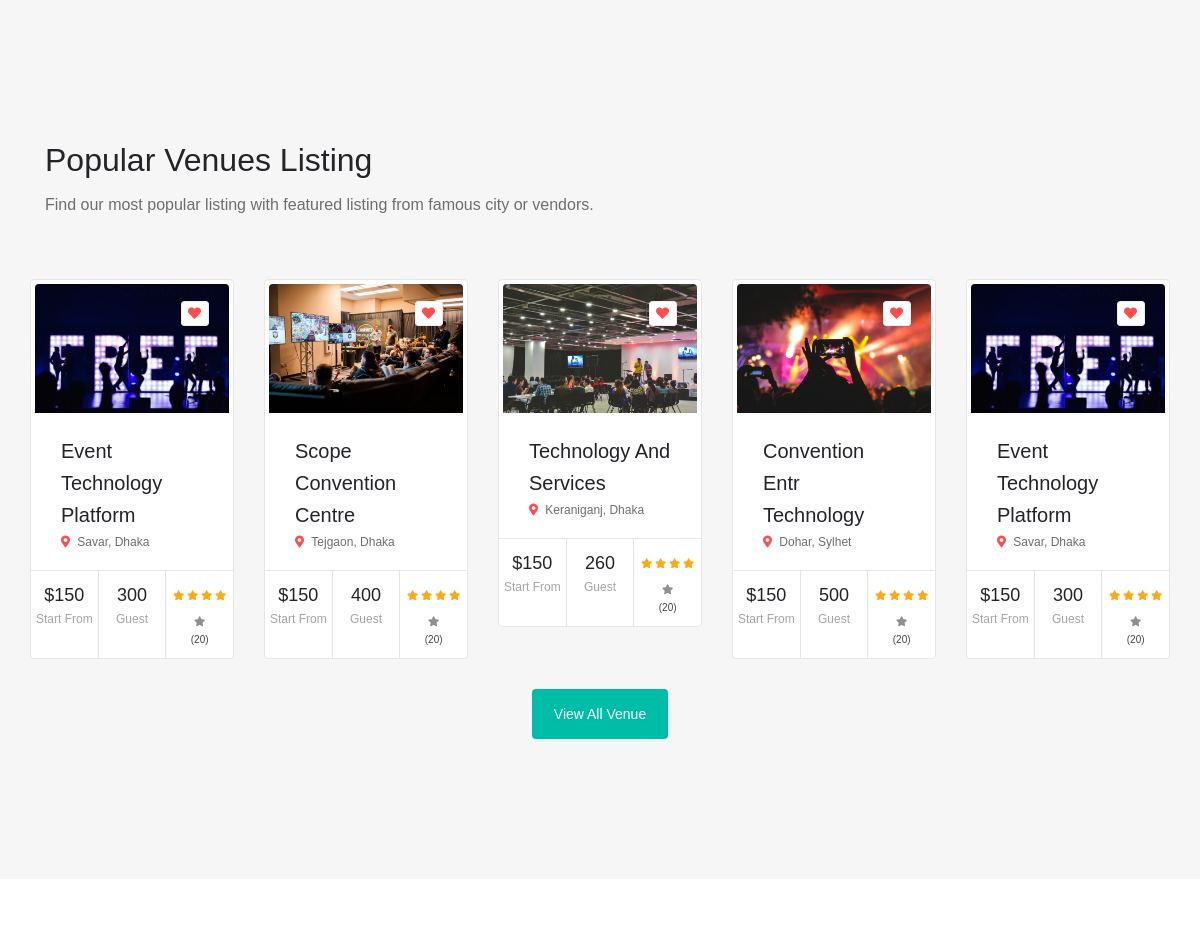
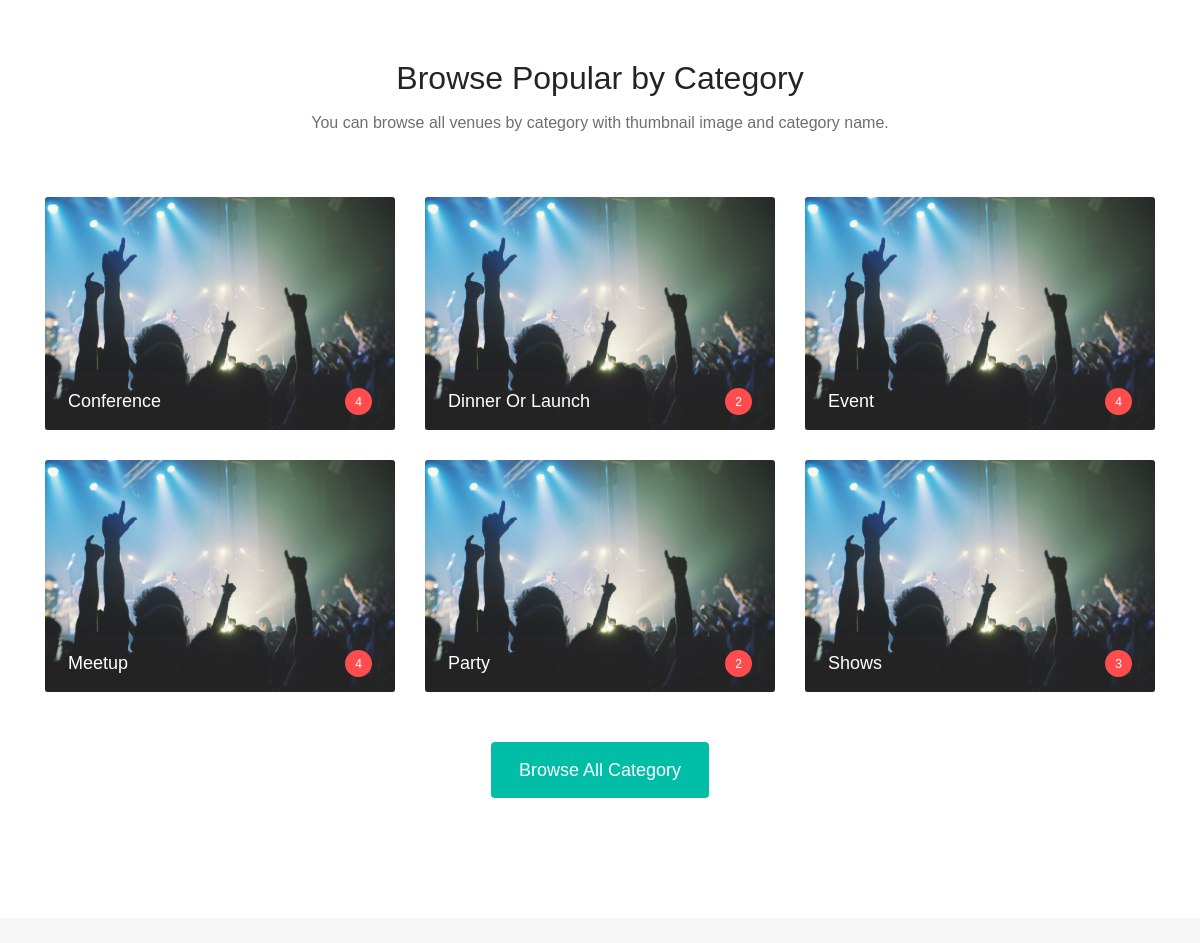
The app's page / (middle part), older data (2 pictures, top to bottom).
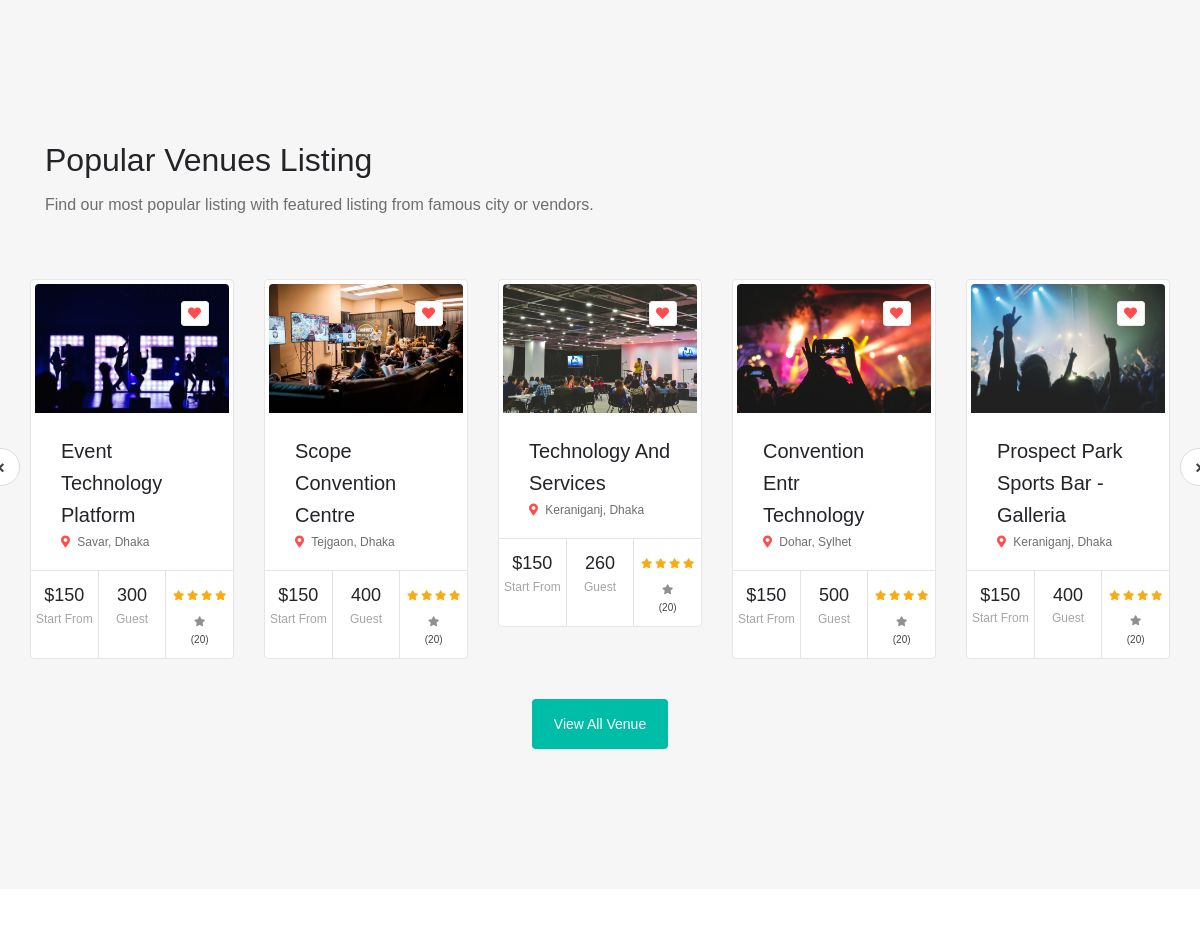
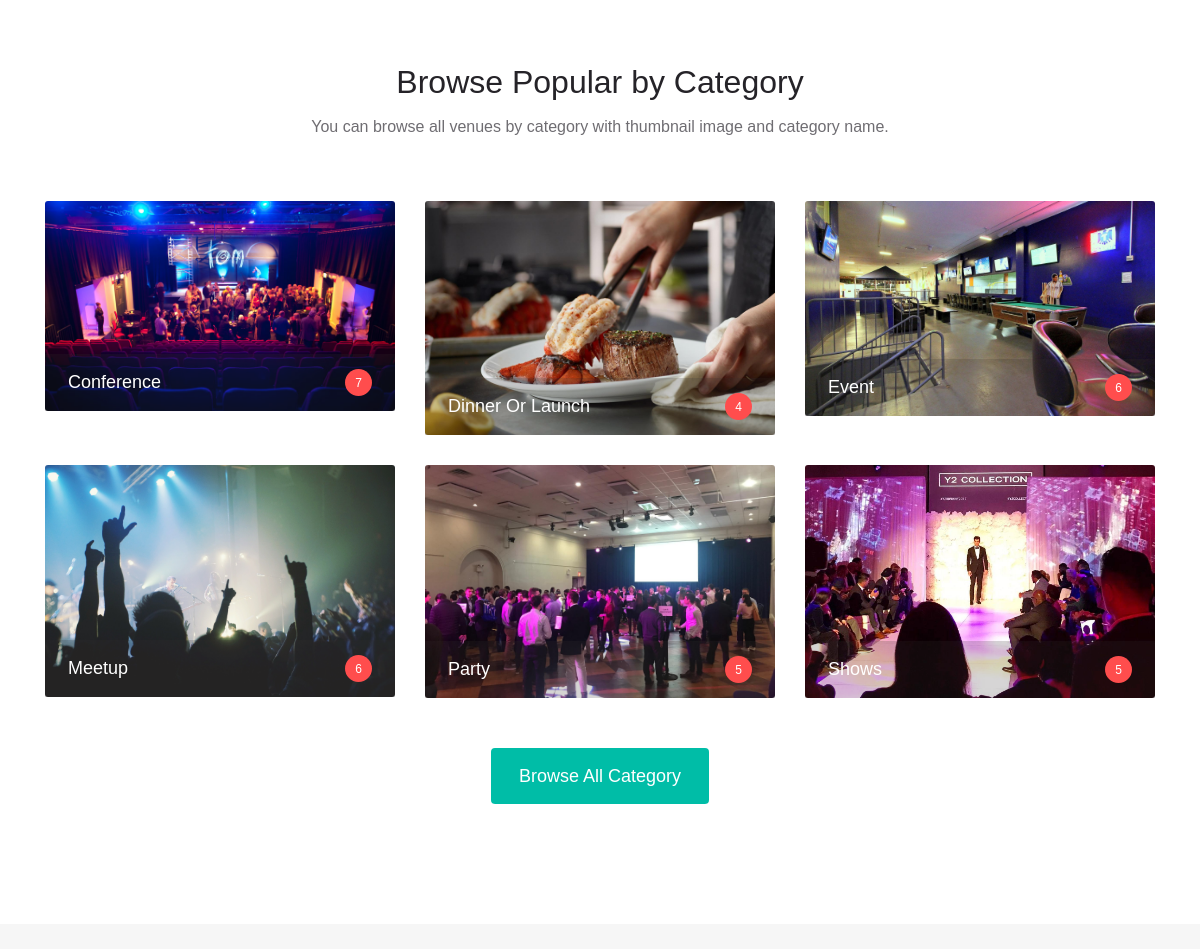
The same page, newer data (2 pictures, top to bottom).
### venue/models.py (models this page shows, shortened)
class Venue(models.Model):
    BOOKING_TYPE = (
        ('full_day', 'Full Day'),
        ('first_half', 'First Half'),
        ('second_half', 'Second Half'),
    )
    name = models.CharField(max_length=250)
    seating_capacity = models.PositiveIntegerField()
    standing_capacity = models.PositiveIntegerField()
    address = models.CharField(max_length=300)
    state = models.ForeignKey(State, on_delete=models.SET_NULL, null=True)
    city = models.ForeignKey(City, on_delete=models.SET_NULL, null=True, blank=True)
    zip_code = models.PositiveIntegerField()
    booking_type = MultiSelectField(choices=BOOKING_TYPE)
    booking_purpose = models.ManyToManyField(BookingPurpose)
    description = models.TextField(blank=True)
    image = models.ImageField(blank=True)
    price = models.DecimalField(decimal_places=2, max_digits=8, help_text='This price for per day')
    is_active = models.BooleanField(default=True)
    is_feature = models.BooleanField(default=False)
    def get_absolute_url(self):
        return reverse('venue:venueDetailUrl', kwargs={'pk': self.pk})

class State(models.Model):
    name = models.CharField(max_length=25)
    def __str__(self):
        return self.name

class City(models.Model):
    name = models.CharField(max_length=25)
    def __str__(self):
        return self.name

class BookingPurpose(models.Model):
    image = models.ImageField(upload_to='booking_purpose', blank=True)
    name = models.CharField(max_length=20)
    detail = models.TextField(blank=True)

### venue/views.py (the view)
# urls.py: path('', HomeView.as_view(), name="homeUrl"),
class HomeView(generic.TemplateView):
    template_name = 'home.html'
    def get_context_data(self, **kwargs):
        context = super(HomeView, self).get_context_data(**kwargs)
        context['booking_purpose'] = BookingPurpose.objects.all().order_by('name')[:6]
        context['popular_venues'] = Venue.objects.all()[:12]
        return context

### templates/home.html (shortened to what this page needs)
{% extends 'base/base-site.html' %}
{% load static %}
    {% block content %}
        <div class="space-ex-large">
            <div class="container">
                <div class="row">
                    <div class="col-xl-12 col-lg-12 col-md-12 col-sm-12 col-12">
                        <div class="section-title">
                            <h2 class="mb10">Popular Venues Listing</h2>
                            <p>Find our most popular listing with featured listing from famous city or vendors.</p>
                        </div>
                    </div>
                </div>
            </div>
            <div class="container-fluid">
                <div class="venue-thumbnail-carousel">
                    <div class="owl-carousel owl-theme owl-venue-thumb">
                        {% for obj in popular_venues %}
                        <div class="item">
                            <div class="col-xl-12 col-lg-12 col-md-12 col-sm-12 col-12">
                                <div class="vendor-thumbnail">
                                    <div class="vendor-img zoomimg">
                                        <a href="{{ obj.get_absolute_url }}"><img src="{% if obj.image %}{{ obj.image.url }}{% endif %}" alt=""  class="img-fluid"></a>
                                        <div class="wishlist-sign"><a href="#" class="btn-wishlist"><i class="fa fa-heart"></i></a></div>
                                    </div>
                                    <div class="vendor-content">
                                        <h2 class="vendor-title"><a href="{{ obj.get_absolute_url }}" class="title">{{ obj.name|title }}</a></h2>
                                        <p class="vendor-address"><span class="vendor-address-icon"><i class="fa fa-map-marker-alt"></i> </span> {{ obj.state }}, {{ obj.city }}</p>
                                    </div>
                                    <div class="vendor-meta">
                                        <div class="vendor-meta-item vendor-meta-item-bordered">
                                            <span class="vendor-price">
                                        $150
                                    </span>
                                            <span class="vendor-text">Start From</span></div>
                                        <div class="vendor-meta-item vendor-meta-item-bordered">
                                            <span class="vendor-guest">
                                        {{ obj.seating_capacity }}
                                    </span>
                                            <span class="vendor-text">Guest</span>
                                        </div>
                                        <div class="vendor-meta-item vendor-meta-item-bordered">
                                            <span class="rating-star">
                                        <i class="fa fa-star rated"></i>
                                        <i class="fa fa-star rated"></i>
                                        <i class="fa fa-star rated"></i>
                                        <i class="fa fa-star rated"></i>
                                        <i class="fa fa-star rate-mute"></i>
                                        </span>
                                            <span class="rating-count vendor-text">(20)</span></div>
                                    </div>
                                </div>
                            </div>
                        </div>
                        {% endfor %}
                    </div>
                    <div class="row">
                        <div class="col-xl-12 col-lg-12 col-md-12 col-sm-12 col-12 text-center">
                            <a href="{% url 'venue:venueListUrl' %}" class="btn btn-primary">View All Venue</a>
                        </div>
                    </div>
                </div>
            </div>
        </div>
        <div class="space-medium bg-white">
            <div class="container">
                <div class="row">
                    <div class="offset-xl-2 col-xl-8 offset-lg-2 col-lg-8 col-md-12 col-sm-12 col-12">
                        <div class="section-title text-center">
                            <h2 class="mb10">Browse Popular by Category</h2>
                            <p>You can browse all venues by category with thumbnail image and category name.</p>
                        </div>
                    </div>
                </div>
                <div class="row">
                    {% for obj in booking_purpose %}
                    <div class="col-xl-4 col-lg-4 col-md-6 col-sm-12 col-12">
                        <div class="vendor-categories-block zoomimg">
                            <div class="vendor-categories-img"> <a href="javascript:void(0)"><img src="{% if obj.image %}{{ obj.image.url }} {% else %} {% static 'assets/images/category_placeholder.jpg' %} {% endif %}" alt=""></a></div>
                            <div class="vendor-categories-overlay">
                                <div class="vendor-categories-text">
                                    <h4 class="mb0"><a href="#" class="vendor-categories-title">{{ obj.name|title }}</a></h4>
                                    <p class="vendor-categories-numbers">{{ obj.venue_set.all.count }}</p>
                                </div>
                            </div>
                        </div>
                    </div>
                    {% if forloop.counter|divisibleby:6 %}
                    </div><div class="row">
                        <div class="col-xl-12 col-lg-12 col-md-12 col-sm-12 col-12 text-center mt20"><a href="#" class="btn btn-primary btn-lg">Browse all category</a></div>
                    {% endif %}
                    {% endfor %}
                </div>
            </div>
        </div>
        <div class="space-ex-large">
        </div>
    {% endblock %}

### templates/base/base-site.html (shortened to what this page needs)
{% extends 'base/base.html' %}

### templates/base/base.html (shortened to what this page needs)
<!DOCTYPE html>
<html lang="en"> {% load static %}
    <head>
        <link href="{% static 'assets/css/bootstrap.min.css' %}" rel="stylesheet">
        <link href="{% static 'assets/fontawesome/css/fontawesome-all.css' %}" rel="stylesheet">
        <link href="{% static 'assets/fontello/css/fontello.css' %}" rel="stylesheet">
        <link href="{% static 'assets/css/wedding-icon-font/flaticon.css' %}" rel="stylesheet">
        <link href="{% static 'assets/css/owl.carousel.css' %}" rel="stylesheet">
        <link href="{% static 'assets/css/owl.theme.default.css' %}" rel="stylesheet">
        <link href="{% static 'assets/css/dzsparallaxer.css' %}" rel="stylesheet">
        <link href="{% static 'assets/css/jquery-ui.min.css' %}" rel="stylesheet">
        <link href="{% static 'assets/css/jquery-confirm.min.css' %}" rel="stylesheet">
        <link href="{% static 'assets/css/style.css' %}" rel="stylesheet">
    </head>
    <body>
        {% block content %}
        {% endblock %}
    </body>
</html>

### templates/base/header.html (shortened to what this page needs)
{% load static %}

Row changes from the older to the newer data that the page shows:
added Venue: image (placeholder picture), name "Prospect Park Sports Bar - Galleria", state "Keraniganj", city "Dhaka", seating_capacity "400"
changed BookingPurpose "Conference": image: picture added in place of a placeholder; venue_set.all.count "4" → "7"
changed BookingPurpose "Dinner Or Launch": image: picture added in place of a placeholder; venue_set.all.count "2" → "4"
changed BookingPurpose "Event": image: picture added in place of a placeholder; venue_set.all.count "4" → "6"
computed for BookingPurpose "Meetup": venue_set.all.count "4" → "6"
changed BookingPurpose "Party": image: picture added in place of a placeholder; venue_set.all.count "2" → "5"
changed BookingPurpose "Shows": image: picture added in place of a placeholder; venue_set.all.count "3" → "5"
